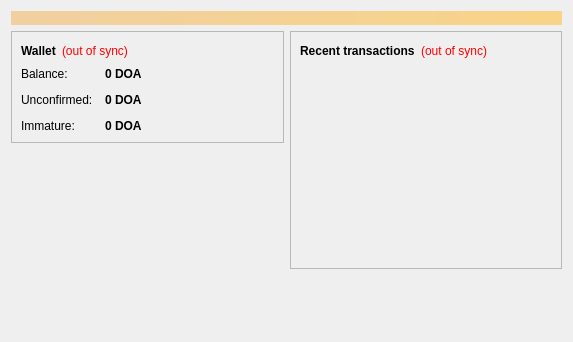
<?xml version="1.0" encoding="UTF-8"?>
<ui version="4.0">
 <class>OverviewPage</class>
 <widget class="QWidget" name="OverviewPage">
  <property name="geometry">
   <rect>
    <x>0</x>
    <y>0</y>
    <width>573</width>
    <height>342</height>
   </rect>
  </property>
  <property name="windowTitle">
   <string>Form</string>
  </property>
  <layout class="QVBoxLayout" name="topLayout">
   <item>
    <widget class="QLabel" name="labelAlerts">
     <property name="visible">
      <bool>false</bool>
     </property>
     <property name="styleSheet">
      <string notr="true">background-color: qlineargradient(x1: 0, y1: 0, x2: 1, y2: 0, stop:0 #F0D0A0, stop:1 #F8D488); color:#000000;</string>
     </property>
     <property name="wordWrap">
      <bool>true</bool>
     </property>
     <property name="margin">
      <number>3</number>
     </property>
    </widget>
   </item>
   <item>
    <layout class="QHBoxLayout" name="horizontalLayout" stretch="1,1">
     <item>
      <layout class="QVBoxLayout" name="verticalLayout_2">
       <item>
        <widget class="QFrame" name="frame">
         <property name="frameShape">
          <enum>QFrame::StyledPanel</enum>
         </property>
         <property name="frameShadow">
          <enum>QFrame::Raised</enum>
         </property>
         <layout class="QVBoxLayout" name="verticalLayout_4">
          <item>
           <layout class="QHBoxLayout" name="horizontalLayout_4">
            <item>
             <widget class="QLabel" name="label_5">
              <property name="font">
               <font>
                <weight>75</weight>
                <bold>true</bold>
               </font>
              </property>
              <property name="text">
               <string>Wallet</string>
              </property>
             </widget>
            </item>
            <item>
             <widget class="QLabel" name="labelWalletStatus">
              <property name="toolTip">
               <string>The displayed information may be out of date. Your wallet automatically synchronizes with the Doacoin network after a connection is established, but this process has not completed yet.</string>
              </property>
              <property name="styleSheet">
               <string notr="true">QLabel { color: red; }</string>
              </property>
              <property name="text">
               <string notr="true">(out of sync)</string>
              </property>
              <property name="alignment">
               <set>Qt::AlignLeading|Qt::AlignLeft|Qt::AlignVCenter</set>
              </property>
             </widget>
            </item>
            <item>
             <spacer name="horizontalSpacer_2">
              <property name="orientation">
               <enum>Qt::Horizontal</enum>
              </property>
              <property name="sizeHint" stdset="0">
               <size>
                <width>40</width>
                <height>20</height>
               </size>
              </property>
             </spacer>
            </item>
           </layout>
          </item>
          <item>
           <layout class="QFormLayout" name="formLayout_2">
            <property name="fieldGrowthPolicy">
             <enum>QFormLayout::AllNonFixedFieldsGrow</enum>
            </property>
            <property name="horizontalSpacing">
             <number>12</number>
            </property>
            <property name="verticalSpacing">
             <number>12</number>
            </property>
            <item row="0" column="0">
             <widget class="QLabel" name="label">
              <property name="text">
               <string>Balance:</string>
              </property>
             </widget>
            </item>
            <item row="0" column="1">
             <widget class="QLabel" name="labelBalance">
              <property name="font">
               <font>
                <weight>75</weight>
                <bold>true</bold>
               </font>
              </property>
              <property name="cursor">
               <cursorShape>IBeamCursor</cursorShape>
              </property>
              <property name="toolTip">
               <string>Your current balance</string>
              </property>
              <property name="text">
               <string notr="true">0 DOA</string>
              </property>
              <property name="textInteractionFlags">
               <set>Qt::LinksAccessibleByMouse|Qt::TextSelectableByKeyboard|Qt::TextSelectableByMouse</set>
              </property>
             </widget>
            </item>
            <item row="1" column="0">
             <widget class="QLabel" name="label_3">
              <property name="text">
               <string>Unconfirmed:</string>
              </property>
             </widget>
            </item>
            <item row="1" column="1">
             <widget class="QLabel" name="labelUnconfirmed">
              <property name="font">
               <font>
                <weight>75</weight>
                <bold>true</bold>
               </font>
              </property>
              <property name="cursor">
               <cursorShape>IBeamCursor</cursorShape>
              </property>
              <property name="toolTip">
               <string>Total of transactions that have yet to be confirmed, and do not yet count toward the current balance</string>
              </property>
              <property name="text">
               <string notr="true">0 DOA</string>
              </property>
              <property name="textInteractionFlags">
               <set>Qt::LinksAccessibleByMouse|Qt::TextSelectableByKeyboard|Qt::TextSelectableByMouse</set>
              </property>
             </widget>
            </item>
            <item row="2" column="0">
             <widget class="QLabel" name="labelImmatureText">
              <property name="text">
               <string>Immature:</string>
              </property>
             </widget>
            </item>
            <item row="2" column="1">
             <widget class="QLabel" name="labelImmature">
              <property name="font">
               <font>
                <weight>75</weight>
                <bold>true</bold>
               </font>
              </property>
              <property name="toolTip">
               <string>Mined balance that has not yet matured</string>
              </property>
              <property name="text">
               <string notr="true">0 DOA</string>
              </property>
              <property name="textInteractionFlags">
               <set>Qt::LinksAccessibleByMouse|Qt::TextSelectableByKeyboard|Qt::TextSelectableByMouse</set>
              </property>
             </widget>
            </item>
           </layout>
          </item>
         </layout>
        </widget>
       </item>
       <item>
        <spacer name="verticalSpacer">
         <property name="orientation">
          <enum>Qt::Vertical</enum>
         </property>
         <property name="sizeHint" stdset="0">
          <size>
           <width>20</width>
           <height>40</height>
          </size>
         </property>
        </spacer>
       </item>
      </layout>
     </item>
     <item>
      <layout class="QVBoxLayout" name="verticalLayout_3">
       <item>
        <widget class="QFrame" name="frame_2">
         <property name="frameShape">
          <enum>QFrame::StyledPanel</enum>
         </property>
         <property name="frameShadow">
          <enum>QFrame::Raised</enum>
         </property>
         <layout class="QVBoxLayout" name="verticalLayout">
          <item>
           <layout class="QHBoxLayout" name="horizontalLayout_2">
            <item>
             <widget class="QLabel" name="label_4">
              <property name="text">
               <string>&lt;b&gt;Recent transactions&lt;/b&gt;</string>
              </property>
             </widget>
            </item>
            <item>
             <widget class="QLabel" name="labelTransactionsStatus">
              <property name="toolTip">
               <string>The displayed information may be out of date. Your wallet automatically synchronizes with the Doacoin network after a connection is established, but this process has not completed yet.</string>
              </property>
              <property name="styleSheet">
               <string notr="true">QLabel { color: red; }</string>
              </property>
              <property name="text">
               <string notr="true">(out of sync)</string>
              </property>
              <property name="alignment">
               <set>Qt::AlignRight|Qt::AlignTrailing|Qt::AlignVCenter</set>
              </property>
             </widget>
            </item>
            <item>
             <spacer name="horizontalSpacer">
              <property name="orientation">
               <enum>Qt::Horizontal</enum>
              </property>
              <property name="sizeHint" stdset="0">
               <size>
                <width>40</width>
                <height>20</height>
               </size>
              </property>
             </spacer>
            </item>
           </layout>
          </item>
          <item>
           <widget class="QListView" name="listTransactions">
            <property name="styleSheet">
             <string notr="true">QListView { background: transparent; }</string>
            </property>
            <property name="frameShape">
             <enum>QFrame::NoFrame</enum>
            </property>
            <property name="verticalScrollBarPolicy">
             <enum>Qt::ScrollBarAlwaysOff</enum>
            </property>
            <property name="horizontalScrollBarPolicy">
             <enum>Qt::ScrollBarAlwaysOff</enum>
            </property>
            <property name="selectionMode">
             <enum>QAbstractItemView::NoSelection</enum>
            </property>
           </widget>
          </item>
         </layout>
        </widget>
       </item>
       <item>
        <spacer name="verticalSpacer_2">
         <property name="orientation">
          <enum>Qt::Vertical</enum>
         </property>
         <property name="sizeHint" stdset="0">
          <size>
           <width>20</width>
           <height>40</height>
          </size>
         </property>
        </spacer>
       </item>
      </layout>
     </item>
    </layout>
   </item>
  </layout>
 </widget>
 <resources/>
 <connections/>
</ui>
